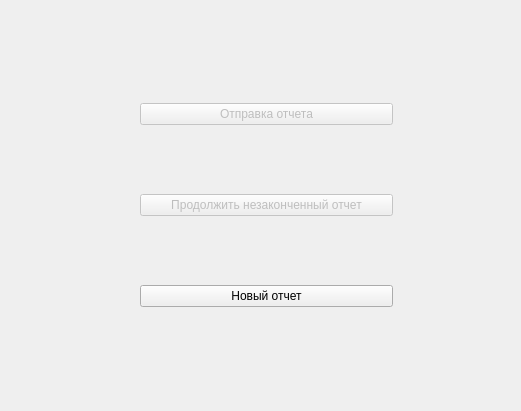
<?xml version="1.0" encoding="UTF-8"?>
<ui version="4.0">
 <class>MainWindow</class>
 <widget class="QMainWindow" name="MainWindow">
  <property name="geometry">
   <rect>
    <x>0</x>
    <y>0</y>
    <width>521</width>
    <height>411</height>
   </rect>
  </property>
  <property name="windowTitle">
   <string>MainWindow</string>
  </property>
  <widget class="QWidget" name="centralwidget">
   <widget class="QWidget" name="layoutWidget">
    <property name="geometry">
     <rect>
      <x>140</x>
      <y>40</y>
      <width>253</width>
      <height>331</height>
     </rect>
    </property>
    <layout class="QVBoxLayout" name="verticalLayout">
     <item>
      <widget class="QPushButton" name="reportSendButton">
       <property name="enabled">
        <bool>false</bool>
       </property>
       <property name="text">
        <string>Отправка отчета</string>
       </property>
      </widget>
     </item>
     <item>
      <widget class="QPushButton" name="continueButton">
       <property name="enabled">
        <bool>false</bool>
       </property>
       <property name="text">
        <string>Продолжить незаконченный отчет</string>
       </property>
      </widget>
     </item>
     <item>
      <widget class="QPushButton" name="newReport">
       <property name="enabled">
        <bool>true</bool>
       </property>
       <property name="text">
        <string>Новый отчет</string>
       </property>
      </widget>
     </item>
    </layout>
   </widget>
  </widget>
 </widget>
 <resources/>
 <connections/>
</ui>
